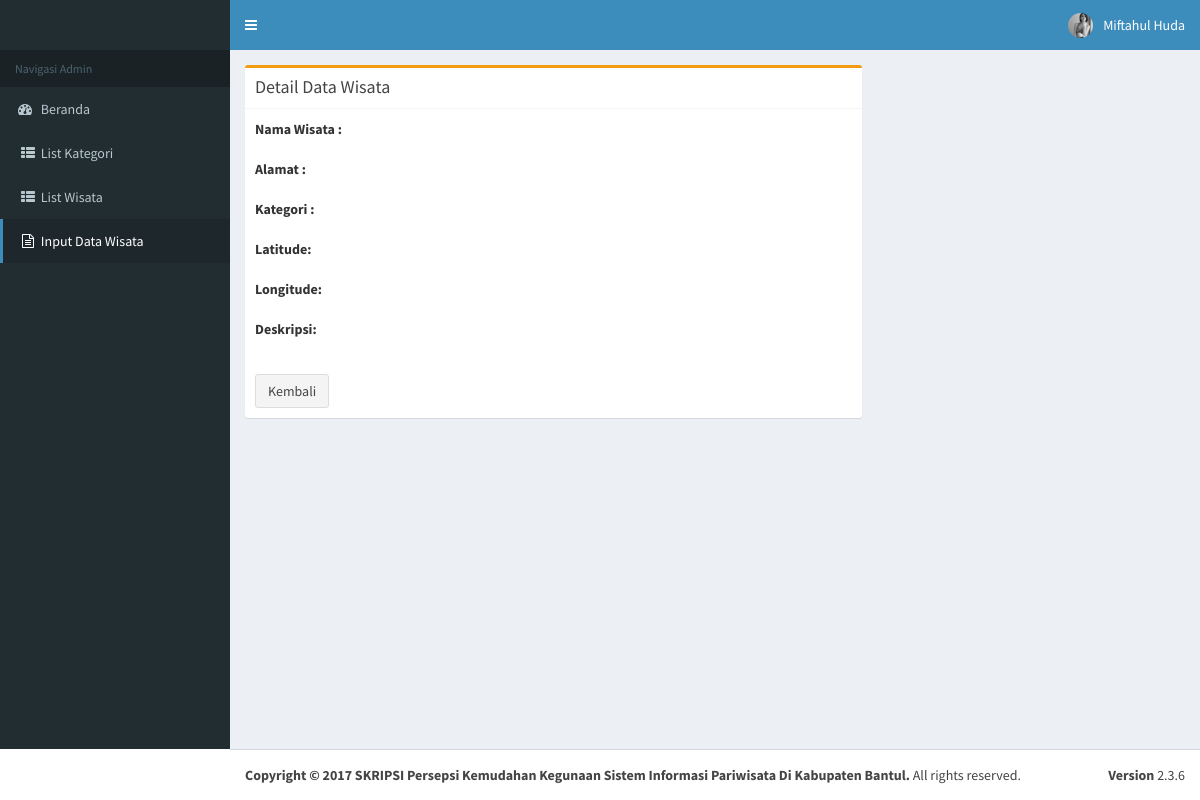
The page /admin/view_wisata.php?id_wisata=70 (signed in) on the database as committed earlier.
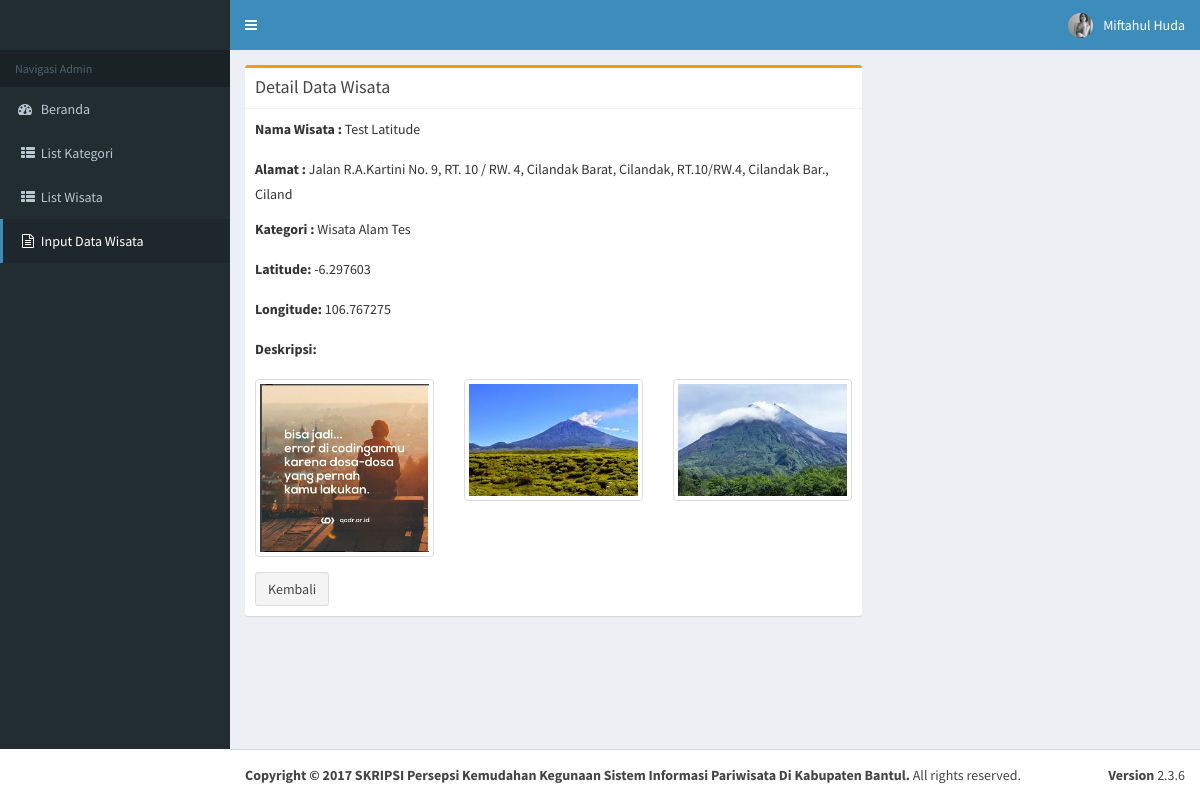
The same page on the database as committed later.
### tables this page shows
CREATE TABLE `foto` (
  `id_foto` int(5) NOT NULL,
  `id_wisata` int(5) NOT NULL,
  `nama` varchar(50) NOT NULL
);

### admin/view_wisata.php (the view, shortened to what this page needs)
<?php
include "../konfigurasi/config.php";
  if (!isset($_SESSION['login_user'])) {
      header("location:../konfigurasi/login.php");
  }else {
    $id_wisata = $_GET['id_wisata'];
    $result = $db->query("SELECT w.nama_wisata nama_wisata,w.alamat alamat,w.deskripsi deskripsi,w.latitude latitude, w.longitude longitude, k.nama_kategori nama_kategori FROM wisata w
                          JOIN kategori k on w.id_kategori = k.id_kategori  WHERE id_wisata = '$id_wisata'")->fetch_assoc();
  }
?>
<!DOCTYPE html>
<html>
<head>
<link rel="stylesheet" href="../bootstrap/css/bootstrap.min.css">
<link rel="stylesheet" href="https://cdnjs.cloudflare.com/ajax/libs/font-awesome/4.5.0/css/font-awesome.min.css">
<link rel="stylesheet" href="https://cdnjs.cloudflare.com/ajax/libs/ionicons/2.0.1/css/ionicons.min.css">
<link rel="stylesheet" href="../dist/css/AdminLTE.min.css">
<link rel="stylesheet" href="../dist/css/skins/_all-skins.min.css">
</head>
<body class="hold-transition skin-blue sidebar-mini">
<div class="wrapper">
  <header class="main-header">
    <nav class="navbar navbar-static-top">
      <a href="#" class="sidebar-toggle" data-toggle="offcanvas" role="button">
      </a>
      <div class="navbar-custom-menu">
        <ul class="nav navbar-nav">
         <li class="dropdown user user-menu">
            <a href="#" class="dropdown-toggle" data-toggle="dropdown">
              <img src="../dist/img/user3-128x128.jpg" class="user-image" alt="User Image">
              <span class="hidden-xs">Miftahul Huda</span>
            </a>
          </li>
        </ul>
      </div>
    </nav>
  </header>
    <aside class="main-sidebar">
        <section class="sidebar">
          <ul class="sidebar-menu">
            <li class="header">Navigasi Admin</li>
            <li>
              <a href="../konfigurasi/index.php">
                <i class="fa fa-dashboard"></i> <span>Beranda</span>
              </a>
            </li>
            <li>
              <a href="list_kategori.php">
                <i class="fa fa-fw fa-th-list"></i> <span>List Kategori</span>
              </a>
            </li>
            <li>
              <a href="list_wisata.php">
                <i class="fa fa-fw fa-th-list"></i> <span>List Wisata</span>
              </a>
            </li>
            <li class="active treeview">
              <a href="input_wisata.php">
                <i class="fa fa-fw fa-file-text-o"></i> <span>Input Data Wisata</span>
              </a>
            </li>
        </section>
    </aside>
    <div class="content-wrapper">
      <section class="content">
        <div class="row">
          <div class="col-md-8">
            <div class="box box-warning">
              <div class="box-header with-border">
                <h3 class="box-title">Detail Data Wisata</h3>
              </div>
              <div class="box-body">
                <div>
                  <div class="form-group">
                    <label>Nama Wisata : </label>
                    <span><?php echo $result['nama_wisata']?></span>
                  </div>
                  <div class="form-group">
                    <label> Alamat :</label>
                    <span> <?php echo $result['alamat']?></span>
                  </div>
                  <div class="form-group">
                    <label>Kategori :</label>
                    <span><?php echo  $result['nama_kategori'];?></span>
                  </div>
                  <div class="form-group">
                    <label>Latitude:</label>
                    <span><?php echo  $result['latitude'];?></span>
                  </div>
                  <div class="form-group">
                    <label>Longitude:</label>
                    <span><?php echo  $result['longitude'];?></span>
                  </div>
                  <div class="form-group">
                    <label>Deskripsi:</label>
                  </div>
                  <div class='form-group'>
                  <div id="ViewFoto" class="row">
                  <?php
                   $query = $db->query("SELECT * FROM foto WHERE id_wisata=$id_wisata");
                      while($Foto=mysqli_fetch_array($query)){
                      echo "<div class='col-md-4'><img src='../Images/".$Foto['nama']."' class='img-thumbnail'></img></div>";
                      }
                  ?>
                  </div>
                </div>
                <div class="form-group">
                   <a class="btn btn-default pull-left" href="list_wisata.php">Kembali </a>
                </div>
              </div>
              </div>
               </div>
              </div>
            </div>
          </div>
     </div>
<footer class="main-footer">
  <div class="pull-right hidden-xs">
   <b>Version</b> 2.3.6
  </div>
  <strong>Copyright &copy; 2017 SKRIPSI Persepsi Kemudahan Kegunaan Sistem Informasi Pariwisata Di Kabupaten Bantul.</strong> All rights reserved.
</footer>
</body>
</html>

Rows that differ between the two databases and show on the page:
added foto: nama (picture)
added foto: nama (picture)
added foto: nama (picture)
Other text that changed with them:
$result['nama_wisata']: (not shown) → "Test Latitude"
$result['alamat']: (not shown) → "Jalan R.A.Kartini No. 9, RT. 10 / RW. 4, Cilandak Barat, Cilandak, RT.10/RW.4, Cilandak Bar., Ciland"
$result['nama_kategori']: (not shown) → "Wisata Alam Tes"
$result['latitude']: (not shown) → "-6.297603"
$result['longitude']: (not shown) → "106.767275"
